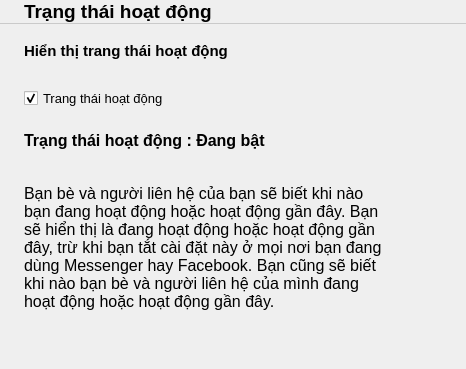
     <widget class="QWidget" name="active_page">
      <layout class="QHBoxLayout" name="horizontalLayout_5">
       <property name="spacing">
        <number>0</number>
       </property>
       <property name="leftMargin">
        <number>0</number>
       </property>
       <property name="topMargin">
        <number>0</number>
       </property>
       <property name="rightMargin">
        <number>0</number>
       </property>
       <property name="bottomMargin">
        <number>0</number>
       </property>
       <item>
        <widget class="QWidget" name="widget_4" native="true">
         <layout class="QVBoxLayout" name="verticalLayout_4">
          <property name="spacing">
           <number>12</number>
          </property>
          <property name="leftMargin">
           <number>0</number>
          </property>
          <property name="topMargin">
           <number>0</number>
          </property>
          <property name="rightMargin">
           <number>0</number>
          </property>
          <property name="bottomMargin">
           <number>0</number>
          </property>
          <item>
           <widget class="QWidget" name="header_general_2" native="true">
            <property name="minimumSize">
             <size>
              <width>0</width>
              <height>0</height>
             </size>
            </property>
            <property name="maximumSize">
             <size>
              <width>16777215</width>
              <height>64</height>
             </size>
            </property>
            <property name="styleSheet">
             <string notr="true">QWidget #header_general_2 {
	border-bottom:1px solid #cacaca
}</string>
            </property>
            <layout class="QHBoxLayout" name="horizontalLayout_4">
             <property name="spacing">
              <number>0</number>
             </property>
             <property name="leftMargin">
              <number>24</number>
             </property>
             <property name="topMargin">
              <number>0</number>
             </property>
             <property name="rightMargin">
              <number>24</number>
             </property>
             <property name="bottomMargin">
              <number>1</number>
             </property>
             <item>
              <widget class="QLabel" name="label_3">
               <property name="minimumSize">
                <size>
                 <width>0</width>
                 <height>0</height>
                </size>
               </property>
               <property name="text">
                <string>&lt;html&gt;&lt;head/&gt;&lt;body&gt;&lt;p&gt;&lt;span style=&quot; font-size:14pt; font-weight:600;&quot;&gt;Trạng thái hoạt động&lt;/span&gt;&lt;/p&gt;&lt;/body&gt;&lt;/html&gt;</string>
               </property>
              </widget>
             </item>
            </layout>
           </widget>
          </item>
          <item alignment="Qt::AlignTop">
           <widget class="QWidget" name="widget_5" native="true">
            <layout class="QVBoxLayout" name="verticalLayout_5">
             <property name="spacing">
              <number>22</number>
             </property>
             <property name="leftMargin">
              <number>24</number>
             </property>
             <property name="topMargin">
              <number>0</number>
             </property>
             <property name="rightMargin">
              <number>24</number>
             </property>
             <property name="bottomMargin">
              <number>0</number>
             </property>
             <item alignment="Qt::AlignTop">
              <widget class="QLabel" name="label_4">
               <property name="minimumSize">
                <size>
                 <width>0</width>
                 <height>30</height>
                </size>
               </property>
               <property name="maximumSize">
                <size>
                 <width>16777215</width>
                 <height>30</height>
                </size>
               </property>
               <property name="text">
                <string>&lt;html&gt;&lt;head/&gt;&lt;body&gt;&lt;p&gt;&lt;span style=&quot; font-size:11pt; font-weight:600;&quot;&gt;Hiển thị trang thái hoạt động&lt;/span&gt;&lt;/p&gt;&lt;/body&gt;&lt;/html&gt;</string>
               </property>
              </widget>
             </item>
             <item>
              <widget class="QCheckBox" name="checkBox_3">
               <property name="font">
                <font>
                 <family>Segoe UI</family>
                 <pointsize>10</pointsize>
                </font>
               </property>
               <property name="text">
                <string>Trang thái hoạt động</string>
               </property>
               <property name="checked">
                <bool>true</bool>
               </property>
              </widget>
             </item>
             <item>
              <widget class="QLabel" name="label_6">
               <property name="text">
                <string>&lt;html&gt;&lt;head/&gt;&lt;body&gt;&lt;p&gt;&lt;span style=&quot; font-size:12pt; font-weight:600;&quot;&gt;Trạng thái hoạt động : Đang bật&lt;/span&gt;&lt;/p&gt;&lt;/body&gt;&lt;/html&gt;</string>
               </property>
              </widget>
             </item>
             <item>
              <widget class="QWidget" name="widget_6" native="true">
               <layout class="QHBoxLayout" name="horizontalLayout_6">
                <property name="leftMargin">
                 <number>0</number>
                </property>
                <property name="topMargin">
                 <number>12</number>
                </property>
                <property name="rightMargin">
                 <number>60</number>
                </property>
                <item>
                 <widget class="QLabel" name="label_5">
                  <property name="font">
                   <font>
                    <family>Segoe UI</family>
                    <pointsize>12</pointsize>
                   </font>
                  </property>
                  <property name="text">
                   <string>&lt;html&gt;&lt;head/&gt;&lt;body&gt;&lt;p&gt;Bạn bè và người liên hệ của bạn sẽ biết khi nào bạn đang hoạt động hoặc hoạt động gần đây. Bạn sẽ hiển thị là đang hoạt động hoặc hoạt động gần đây, trừ khi bạn tắt cài đặt này ở mọi nơi bạn đang dùng Messenger hay Facebook. Bạn cũng sẽ biết khi nào bạn bè và người liên hệ của mình đang hoạt động hoặc hoạt động gần đây.&lt;/p&gt;&lt;p&gt;&lt;br/&gt;&lt;/p&gt;&lt;/body&gt;&lt;/html&gt;</string>
                  </property>
                  <property name="wordWrap">
                   <bool>true</bool>
                  </property>
                 </widget>
                </item>
               </layout>
              </widget>
             </item>
            </layout>
           </widget>
          </item>
         </layout>
        </widget>
       </item>
      </layout>
     </widget>
